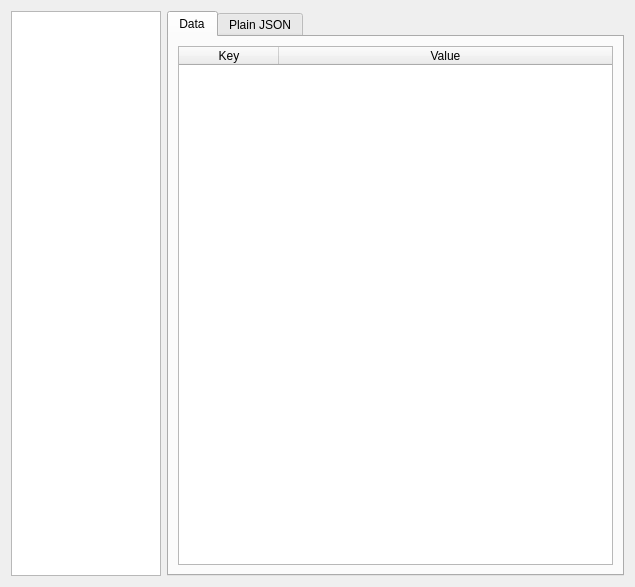
<?xml version="1.0" encoding="UTF-8"?>
<ui version="4.0">
 <class>Secrets</class>
 <widget class="QWidget" name="Secrets">
  <property name="geometry">
   <rect>
    <x>0</x>
    <y>0</y>
    <width>635</width>
    <height>587</height>
   </rect>
  </property>
  <property name="windowTitle">
   <string>Form</string>
  </property>
  <layout class="QGridLayout" name="gridLayout_3">
   <item row="0" column="0">
    <widget class="QListWidget" name="secretList">
     <property name="maximumSize">
      <size>
       <width>150</width>
       <height>16777215</height>
      </size>
     </property>
    </widget>
   </item>
   <item row="0" column="1">
    <widget class="QTabWidget" name="tabWidget">
     <property name="currentIndex">
      <number>0</number>
     </property>
     <widget class="QWidget" name="tab">
      <attribute name="title">
       <string>Data</string>
      </attribute>
      <layout class="QGridLayout" name="gridLayout">
       <item row="0" column="0">
        <widget class="QTableWidget" name="data">
         <attribute name="horizontalHeaderStretchLastSection">
          <bool>true</bool>
         </attribute>
         <attribute name="verticalHeaderStretchLastSection">
          <bool>false</bool>
         </attribute>
         <column>
          <property name="text">
           <string>Key</string>
          </property>
          <property name="font">
           <font>
            <weight>50</weight>
            <bold>false</bold>
           </font>
          </property>
         </column>
         <column>
          <property name="text">
           <string>Value</string>
          </property>
         </column>
        </widget>
       </item>
      </layout>
     </widget>
     <widget class="QWidget" name="tab_2">
      <attribute name="title">
       <string>Plain JSON</string>
      </attribute>
      <layout class="QGridLayout" name="gridLayout_2">
       <item row="0" column="0">
        <widget class="QPlainTextEdit" name="secretText">
         <property name="font">
          <font>
           <family>Consolas</family>
           <pointsize>12</pointsize>
          </font>
         </property>
        </widget>
       </item>
      </layout>
     </widget>
    </widget>
   </item>
  </layout>
 </widget>
 <resources/>
 <connections/>
</ui>
